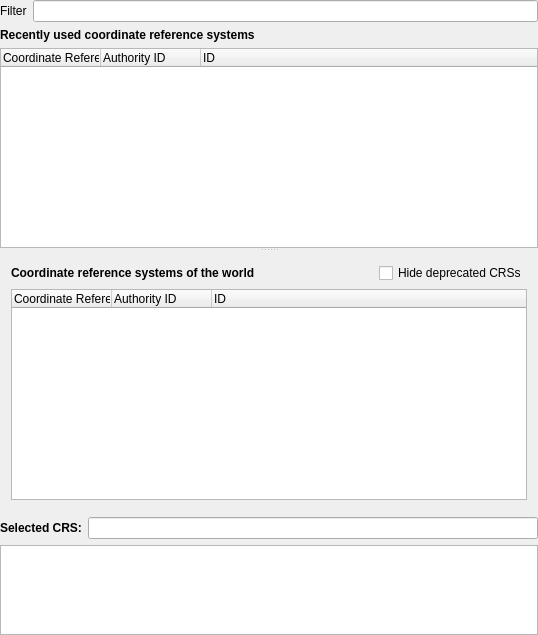
<?xml version="1.0" encoding="UTF-8"?>
<ui version="4.0">
 <class>ProjectionSelectorBase</class>
 <widget class="QWidget" name="ProjectionSelectorBase">
  <property name="geometry">
   <rect>
    <x>0</x>
    <y>0</y>
    <width>538</width>
    <height>635</height>
   </rect>
  </property>
  <property name="sizePolicy">
   <sizepolicy hsizetype="Expanding" vsizetype="Preferred">
    <horstretch>0</horstretch>
    <verstretch>0</verstretch>
   </sizepolicy>
  </property>
  <property name="windowTitle">
   <string>Coordinate Reference System Selector</string>
  </property>
  <property name="windowIcon">
   <iconset>
    <normaloff/>
   </iconset>
  </property>
  <layout class="QGridLayout" name="gridLayout_2">
   <property name="leftMargin">
    <number>0</number>
   </property>
   <property name="topMargin">
    <number>0</number>
   </property>
   <property name="rightMargin">
    <number>0</number>
   </property>
   <property name="bottomMargin">
    <number>0</number>
   </property>
   <item row="3" column="0">
    <layout class="QHBoxLayout" name="horizontalLayout_2">
     <item>
      <widget class="QLabel" name="label">
       <property name="font">
        <font>
         <weight>75</weight>
         <bold>true</bold>
        </font>
       </property>
       <property name="text">
        <string>Selected CRS:</string>
       </property>
      </widget>
     </item>
     <item>
      <widget class="QLineEdit" name="teSelected">
       <property name="readOnly">
        <bool>true</bool>
       </property>
      </widget>
     </item>
    </layout>
   </item>
   <item row="2" column="0">
    <widget class="QSplitter" name="splitter">
     <property name="orientation">
      <enum>Qt::Vertical</enum>
     </property>
     <property name="childrenCollapsible">
      <bool>true</bool>
     </property>
     <widget class="QTreeWidget" name="lstRecent">
      <property name="sizePolicy">
       <sizepolicy hsizetype="Expanding" vsizetype="MinimumExpanding">
        <horstretch>0</horstretch>
        <verstretch>0</verstretch>
       </sizepolicy>
      </property>
      <property name="minimumSize">
       <size>
        <width>0</width>
        <height>105</height>
       </size>
      </property>
      <property name="maximumSize">
       <size>
        <width>16777215</width>
        <height>200</height>
       </size>
      </property>
      <property name="alternatingRowColors">
       <bool>true</bool>
      </property>
      <property name="rootIsDecorated">
       <bool>false</bool>
      </property>
      <property name="uniformRowHeights">
       <bool>true</bool>
      </property>
      <property name="columnCount">
       <number>3</number>
      </property>
      <column>
       <property name="text">
        <string>Coordinate Reference System</string>
       </property>
      </column>
      <column>
       <property name="text">
        <string>Authority ID</string>
       </property>
      </column>
      <column>
       <property name="text">
        <string>ID</string>
       </property>
      </column>
     </widget>
     <widget class="QWidget" name="layoutWidget">
      <layout class="QGridLayout" name="gridLayout">
       <property name="horizontalSpacing">
        <number>0</number>
       </property>
       <item row="0" column="0">
        <layout class="QHBoxLayout" name="horizontalLayout_3">
         <property name="topMargin">
          <number>0</number>
         </property>
         <item>
          <widget class="QLabel" name="label_4">
           <property name="font">
            <font>
             <weight>75</weight>
             <bold>true</bold>
            </font>
           </property>
           <property name="text">
            <string>Coordinate reference systems of the world</string>
           </property>
          </widget>
         </item>
         <item>
          <spacer name="horizontalSpacer_2">
           <property name="orientation">
            <enum>Qt::Horizontal</enum>
           </property>
           <property name="sizeHint" stdset="0">
            <size>
             <width>40</width>
             <height>20</height>
            </size>
           </property>
          </spacer>
         </item>
         <item>
          <widget class="QCheckBox" name="cbxHideDeprecated">
           <property name="font">
            <font>
             <pointsize>9</pointsize>
            </font>
           </property>
           <property name="text">
            <string>Hide deprecated CRSs</string>
           </property>
          </widget>
         </item>
        </layout>
       </item>
       <item row="1" column="0">
        <widget class="QTreeWidget" name="lstCoordinateSystems">
         <property name="alternatingRowColors">
          <bool>true</bool>
         </property>
         <property name="uniformRowHeights">
          <bool>true</bool>
         </property>
         <property name="columnCount">
          <number>3</number>
         </property>
         <column>
          <property name="text">
           <string>Coordinate Reference System</string>
          </property>
         </column>
         <column>
          <property name="text">
           <string>Authority ID</string>
          </property>
         </column>
         <column>
          <property name="text">
           <string>ID</string>
          </property>
         </column>
        </widget>
       </item>
      </layout>
     </widget>
    </widget>
   </item>
   <item row="0" column="0">
    <layout class="QHBoxLayout" name="horizontalLayout">
     <item>
      <widget class="QLabel" name="label_5">
       <property name="text">
        <string>Filter</string>
       </property>
      </widget>
     </item>
     <item>
      <widget class="QgsFilterLineEdit" name="leSearch"/>
     </item>
    </layout>
   </item>
   <item row="1" column="0">
    <widget class="QLabel" name="label_3">
     <property name="font">
      <font>
       <weight>75</weight>
       <bold>true</bold>
      </font>
     </property>
     <property name="text">
      <string>Recently used coordinate reference systems</string>
     </property>
    </widget>
   </item>
   <item row="6" column="0">
    <widget class="QTextEdit" name="teProjection">
     <property name="minimumSize">
      <size>
       <width>0</width>
       <height>40</height>
      </size>
     </property>
     <property name="maximumSize">
      <size>
       <width>16777215</width>
       <height>90</height>
      </size>
     </property>
     <property name="baseSize">
      <size>
       <width>0</width>
       <height>40</height>
      </size>
     </property>
     <property name="autoFormatting">
      <set>QTextEdit::AutoBulletList</set>
     </property>
     <property name="readOnly">
      <bool>true</bool>
     </property>
    </widget>
   </item>
  </layout>
 </widget>
 <layoutdefault spacing="6" margin="11"/>
 <customwidgets>
  <customwidget>
   <class>QgsFilterLineEdit</class>
   <extends>QLineEdit</extends>
   <header>qgsfilterlineedit.h</header>
  </customwidget>
 </customwidgets>
 <tabstops>
  <tabstop>leSearch</tabstop>
  <tabstop>lstRecent</tabstop>
  <tabstop>cbxHideDeprecated</tabstop>
  <tabstop>lstCoordinateSystems</tabstop>
  <tabstop>teSelected</tabstop>
  <tabstop>teProjection</tabstop>
 </tabstops>
 <resources/>
 <connections/>
</ui>
